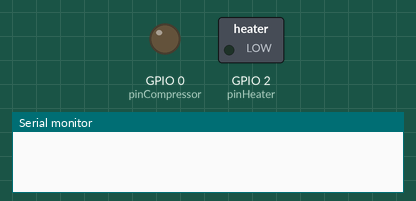
Simulated run of this sketch. Board: ESP8266 (NodeMCU). Parts: switched loads named in the sketch (green lamp = pin HIGH), output pins drawn as LEDs (lit = HIGH), the last lines printed to the serial monitor. WiFi joins after 1.5 s; servers stay silent unless stated; the local clock reads 2024-03-15 10:24:30 at power-on unless the sketch sets it; no MQTT or app messages arrive unless stated.

Above: at 0.1 s.
At 2.1 s:
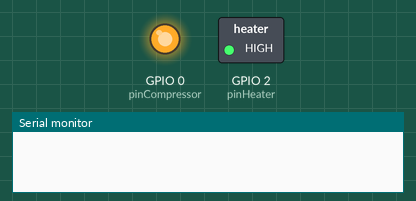
At 3.6 s:
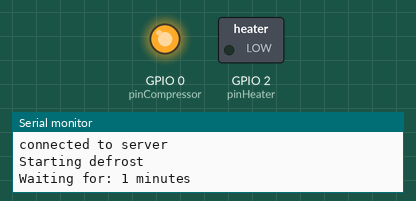
Timing chart, 0 to 5.1 s (numbered marks = the images above):
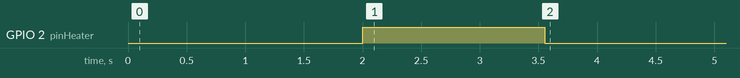

Measured:
- by itself, GPIO 2 (pinHeater): HIGH → LOW at 3.6 s

The sketch:

Refrigerador-v3.ino
```cpp
#include "definitions.h";
#include <ESP8266WiFi.h>
#include <DNSServer.h>
#include <ESP8266WebServer.h>
#include <WiFiManager.h>
#include <ESP8266HTTPClient.h>
#include <WiFiClient.h>
#include <PubSubClient.h>
#include <Wire.h>
#include <RTC.h>

static DS1307 RTC;
WiFiClient espClient;
PubSubClient client(espClient);

void setup()
{
  WiFiManager wifiManager;
  wifiManager.autoConnect("LG_Fridge");
  RTC.begin();
  initialSetup();
  client.setServer(mqttServer, 1883);
  setRunningTime();
}

void loop()
{
  if (!client.connected()) {
    reconnect();
  }

  unsigned long currentMillis = millis();
  if (currentMillis - previousMillis >= interval) {
    previousMillis = currentMillis;

    int runningHours = getRunningHours();
    if (runningHours >= 6) {
      makeDefrost();

    } else {
      int currentTemperature = analogRead(A0);
      currentTemperature = map(currentTemperature, 0, 1024, 0, 255);
      cooling(currentTemperature);

      int runningMinutes = getRunningMinutes();
      if (runningMinutes != previousMinutes) {
        previousMinutes = runningMinutes;
        snprintf (payload, 30, "%ld", currentTemperature);
        client.publish("mtcnxd/feeds/refrigerator", payload);
      }

    }
  }
}
```

definitions.h
```cpp
/*
  VARS DEFINITIONS
*/
int hoursToDefrost[] = {6, 12, 18, 23};
int sleepTime  = 660; // Seconds (11 mins)
int configTemp = 124; // ADC (8 bits)

bool isPushPressed = false;
int minimunTemp = 15;
int maximumTemp = 20;

static int pinCompressor = 0;
static int pinHeater = 2;  // pin D3
static int pinPush   = 16; // pin D0

unsigned int previousMinutes = 0;
unsigned long previousMillis = 0;
const long interval = 1000;

const char* mqttServer = "io.adafruit.com";
const char* mqttUser   = "mtcnxd";
const char* mqttPassword  = "f0dd74b723d90a2ca81a2fc6af57c5e0dc6982e4";
const String mqttClientId = "mtc.nxd@gmail.com";

char payload[30];
```

functions.ino
```cpp
/*
  FUNCTIONS BLOCKS
*/

void initialSetup()
{
  delay(500);
  pinMode(pinPush, INPUT_PULLUP);
  pinMode(pinHeater, OUTPUT);
  pinMode(pinCompressor, OUTPUT);
  digitalWrite(pinHeater, HIGH);
  digitalWrite(pinCompressor, HIGH);
  Serial.begin(9600);
}

void setRunningTime()
{
  delay(1500);
  RTC.setHourMode(CLOCK_H24);
  RTC.setDateTime("01-01-2022", "00:00:00");
  Serial.println("New Time Set");
  RTC.startClock();
}

int getRunningHours()
{
  return RTC.getHours();
}

int getRunningMinutes()
{
  return RTC.getMinutes();
}

void makeDefrost()
{
  client.publish("mtcnxd/feeds/refrigerator", "Defrosting");
  Serial.println("Starting defrost");
  digitalWrite(pinHeater, LOW);
  digitalWrite(pinCompressor, HIGH);
  timerInMinutes(12);
  digitalWrite(pinHeater, HIGH);
  setRunningTime();
}

void cooling(int temperature)
{
  if (temperature >= configTemp) {
    digitalWrite(pinCompressor, LOW);
    Serial.println("Current temperature: " + (String) temperature);

  } else {
    Serial.println("Turning off compressor");
    digitalWrite(pinCompressor, HIGH);
    timerInMinutes(12);
  }

}

bool pushButtonPressed(bool pushButton)
{
  bool buttonPressed = false;
  if (pushButton) {
    if (!isPushPressed) {
      buttonPressed = true;
    }

  } else {
    isPushPressed = false;
  }

  return buttonPressed;
}

void timerInMinutes(int minutes)
{
  bool isWaiting = true;
  int minutesWaiting = 1;

  while (isWaiting) {
    int currentMinutes = getRunningMinutes();
    if (currentMinutes != previousMinutes) {
      Serial.println("Waiting for: " + (String) minutesWaiting + " minutes");
      previousMinutes = currentMinutes;
      minutesWaiting ++;

    } else {
      if (minutesWaiting == minutes) {
        isWaiting = false;
      }
      delay(1000);
    }
  }
}

void reconnect()
{
  while (!client.connected()) {
    if (client.connect(mqttClientId.c_str(), mqttUser, mqttPassword)) {
      Serial.println("connected to server");
    } else {
      Serial.print("failed, rc=");
      Serial.print(client.state());
      delay(5000);
    }
  }
}
```
